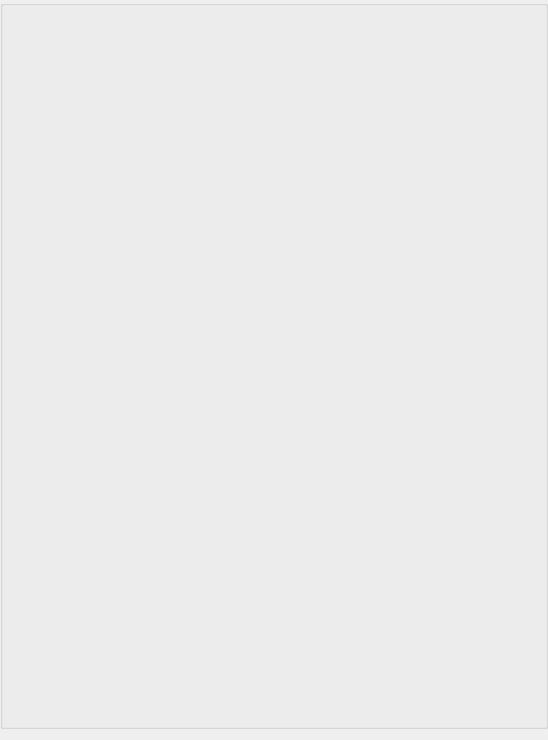
<?xml version="1.0" encoding="UTF-8"?>
<ui version="4.0">
 <class>AppletAboutMeClientUi</class>
 <widget class="QWidget" name="AppletAboutMeClientUi">
  <property name="modal" stdset="0">
   <bool>false</bool>
  </property>
  <property name="windowModality">
   <enum>Qt::ApplicationModal</enum>
  </property>
  <property name="geometry">
   <rect>
    <x>0</x>
    <y>0</y>
    <width>548</width>
    <height>740</height>
   </rect>
  </property>
  <property name="windowTitle">
   <string>Edit Storyboard</string>
  </property>
  <property name="windowOpacity">
   <double>1.000000000000000</double>
  </property>
  <property name="toolTip">
   <string/>
  </property>
  <property name="sizeGripEnabled" stdset="0">
   <bool>true</bool>
  </property>
  <layout class="QVBoxLayout" name="verticalLayout">
   <property name="spacing">
    <number>0</number>
   </property>
   <property name="leftMargin">
    <number>0</number>
   </property>
   <property name="topMargin">
    <number>0</number>
   </property>
   <property name="rightMargin">
    <number>0</number>
   </property>
   <item>
    <widget class="QGroupBox" name="ItemsGroupBox">
     <property name="minimumSize">
      <size>
       <width>0</width>
       <height>0</height>
      </size>
     </property>
     <property name="title">
      <string/>
     </property>
     <layout class="QVBoxLayout" name="verticalLayout_2">
      <property name="spacing">
       <number>0</number>
      </property>
      <property name="leftMargin">
       <number>5</number>
      </property>
      <property name="topMargin">
       <number>0</number>
      </property>
      <property name="rightMargin">
       <number>5</number>
      </property>
      <property name="bottomMargin">
       <number>5</number>
      </property>
      <item>
       <widget class="IdentOfferWidget" name="m_IdentWidget" native="true">
        <property name="sizePolicy">
         <sizepolicy hsizetype="Expanding" vsizetype="Preferred">
          <horstretch>0</horstretch>
          <verstretch>0</verstretch>
         </sizepolicy>
        </property>
       </widget>
      </item>
      <item>
       <widget class="QLabel" name="m_StatusLabel">
        <property name="sizePolicy">
         <sizepolicy hsizetype="Expanding" vsizetype="Preferred">
          <horstretch>0</horstretch>
          <verstretch>0</verstretch>
         </sizepolicy>
        </property>
        <property name="text">
         <string notr="true"/>
        </property>
       </widget>
      </item>
      <item>
       <widget class="RichTextWidget" name="m_RichEditWidget" native="true">
        <property name="sizePolicy">
         <sizepolicy hsizetype="Expanding" vsizetype="Expanding">
          <horstretch>0</horstretch>
          <verstretch>0</verstretch>
         </sizepolicy>
        </property>
       </widget>
      </item>
     </layout>
    </widget>
   </item>
  </layout>
 </widget>
 <customwidgets>
  <customwidget>
   <class>RichTextWidget</class>
   <extends>QWidget</extends>
   <header>RichTextWidget.h</header>
   <container>1</container>
  </customwidget>
  <customwidget>
   <class>IdentOfferWidget</class>
   <extends>QWidget</extends>
   <header>IdentOfferWidget.h</header>
   <container>1</container>
  </customwidget>
 </customwidgets>
 <resources/>
 <connections/>
</ui>
